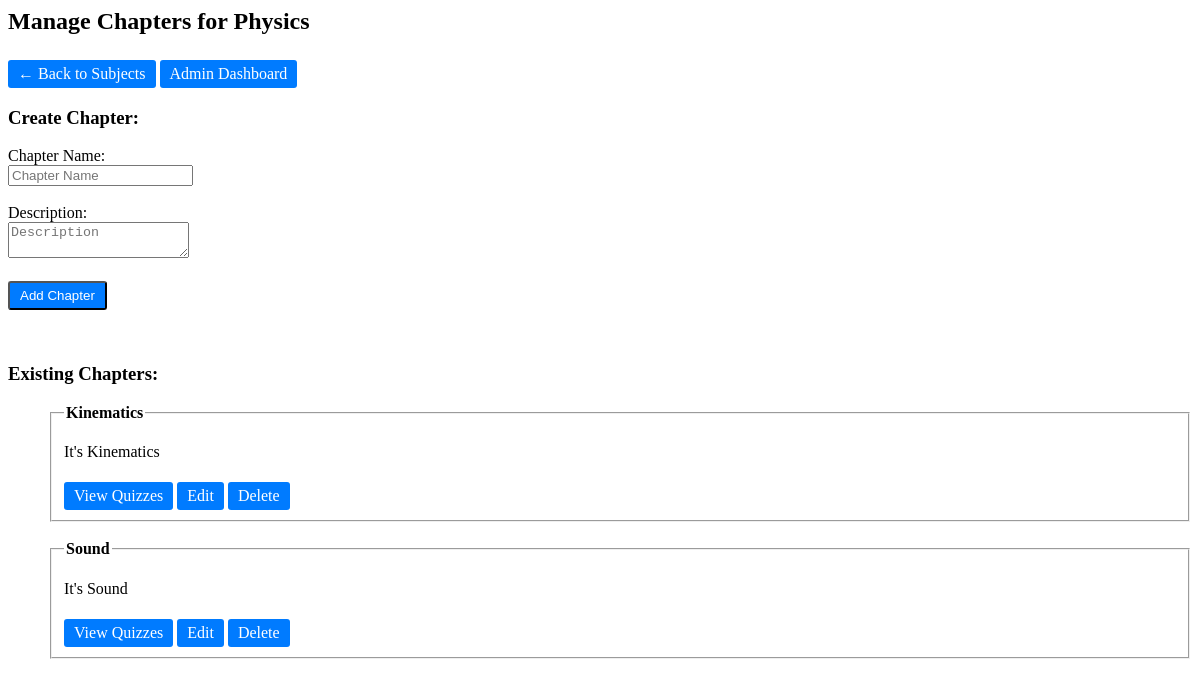
Page /admin/chapters/1 (signed in) on the committed database.
### models/models.py (models this page shows)
class Subject(db.Model):
    id = db.Column(db.Integer, primary_key=True)
    name = db.Column(db.String(150), unique=True, nullable=False)
    description = db.Column(db.Text, nullable=True)
    chapters = db.relationship('Chapter', backref='subject', cascade="all, delete-orphan")

class Chapter(db.Model):
    id = db.Column(db.Integer, primary_key=True)
    subject_id = db.Column(db.Integer, db.ForeignKey('subject.id'), nullable=False) # Link to subject
    name = db.Column(db.String(150), nullable=False)
    description = db.Column(db.Text, nullable=True)

### app.py (the view)
@app.route("/admin/chapters/<int:subject_id>", methods=["GET", "POST"])
def manage_chapters(subject_id):
    if not admin_required():
        return redirect(url_for("login"))
    subject = Subject.query.get(subject_id)
    if request.method == "POST":
        name = request.form["name"]
        description = request.form["description"]
        new_chapter = Chapter(subject_id=subject_id, name=name, description=description)
        db.session.add(new_chapter)
        db.session.commit()
    chapters = Chapter.query.filter_by(subject_id=subject_id).all()
    return render_template("manage_chapters.html", subject=subject, chapters=chapters)

### app.py (called while the page is built)
def admin_required():
    return "user_id" in session and session["role"] == "admin"

### templates/manage_chapters.html (shortened to what this page needs)
<head>
    <link rel="stylesheet" href="{{ url_for('static', filename='styles.css') }}">
</head>
<h2>Manage Chapters for {{ subject.name }}</h2>
<a class="button" href="{{ url_for('manage_subjects') }}">← Back to Subjects</a>
<a class="button" href="{{ url_for('admin_dashboard') }}">Admin Dashboard</a>
<h3>Create Chapter:</h3>
<form method="POST">
    <label>Chapter Name:</label><br>
    <input type="text" name="name" placeholder="Chapter Name" required><br><br>
    <label>Description:</label><br>
    <textarea name="description" placeholder="Description"></textarea><br><br>
    <button class="button" type="submit">Add Chapter</button>
</form>
<h3>Existing Chapters:</h3>
<ul style="list-style-type: none;">
    {% for chapter in chapters %}
        <li>
            <fieldset>
            <legend><strong>{{ chapter.name }}</strong></legend>
            <p>{{ chapter.description }}</p>
            <a class="button" href="{{ url_for('manage_quizzes', chapter_id=chapter.id) }}">View Quizzes</a>
            <a class="button" href="{{ url_for('edit_chapter', chapter_id=chapter.id) }}">Edit</a>
            <a class="button" href="{{ url_for('delete_chapter', chapter_id=chapter.id) }}" onclick="return confirm('Are you sure?')">Delete</a>
            </fieldset>
        </li>
        <br>
    {% endfor %}
</ul>

### static/styles.css (style rules this page uses)
.button { display: inline-block; margin-top: 5px; padding: 5px 10px; text-decoration: none; background-color: #007bff; color: white; border-radius: 3px; }

### rows in the picture
Subject: name "Physics"
Chapter: name "Kinematics", description "It's Kinematics"
Chapter: name "Sound", description "It's Sound"
